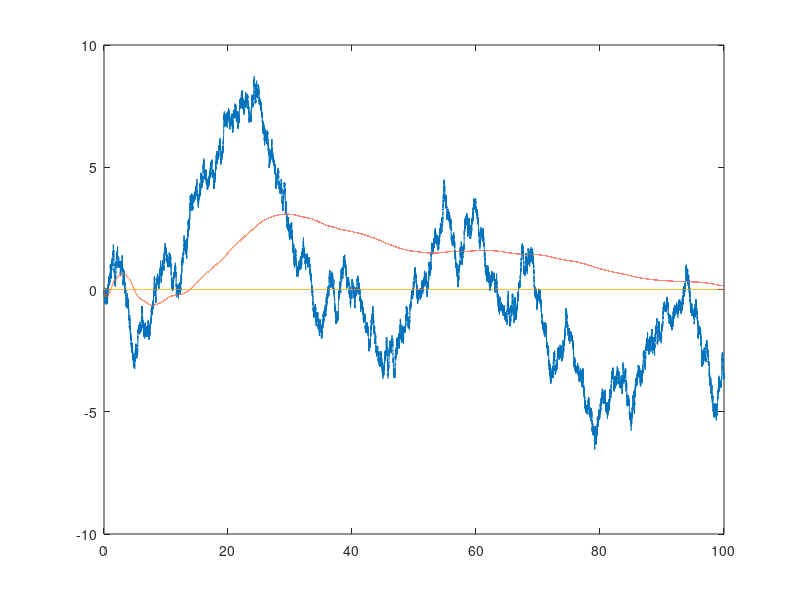

Source code (MATLAB):
clc; clear; close all
%% 

h = 0.001;
T = 100;
N = T / h;
tVec = 0:h:T;
M = 1;

W = [zeros(M, 1), cumsum(sqrt(h) * randn(M, N), 2)];
plot(tVec, W');

% Integral mean
Y = cumsum(W, 2) ./ (1:N+1);
hold on
plot(tVec, Y)

% Other formula
YSDE = zeros(M, N+1);
for i = 1 : N
    YSDE(:, i+1) = h/tVec(i+1) * (W(:, i));
end
plot(tVec, YSDE)
